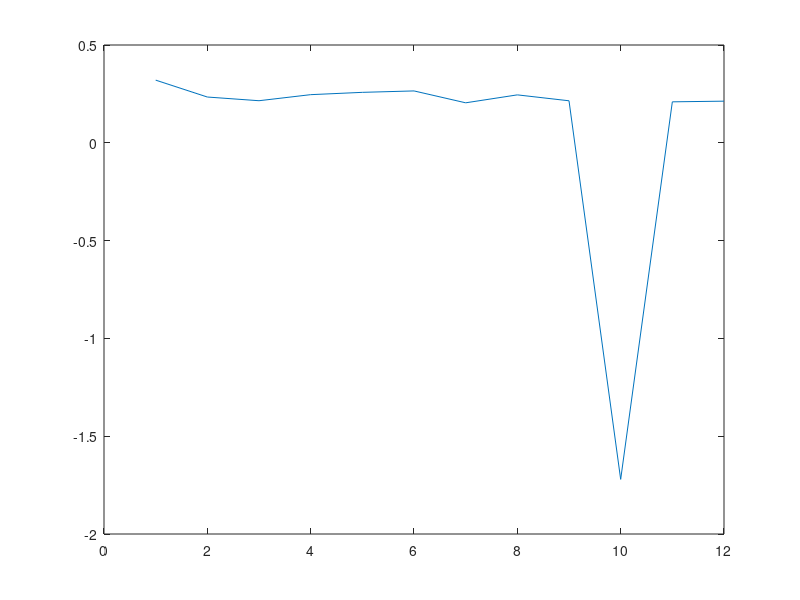
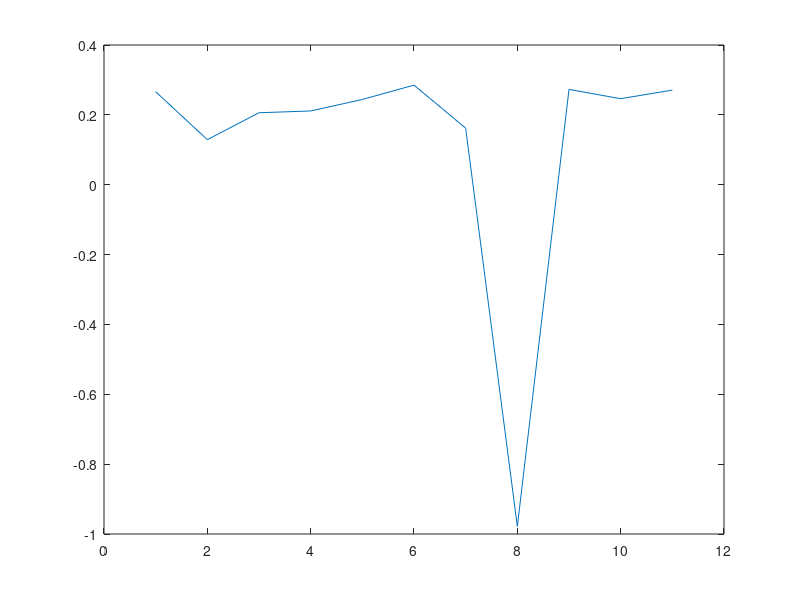
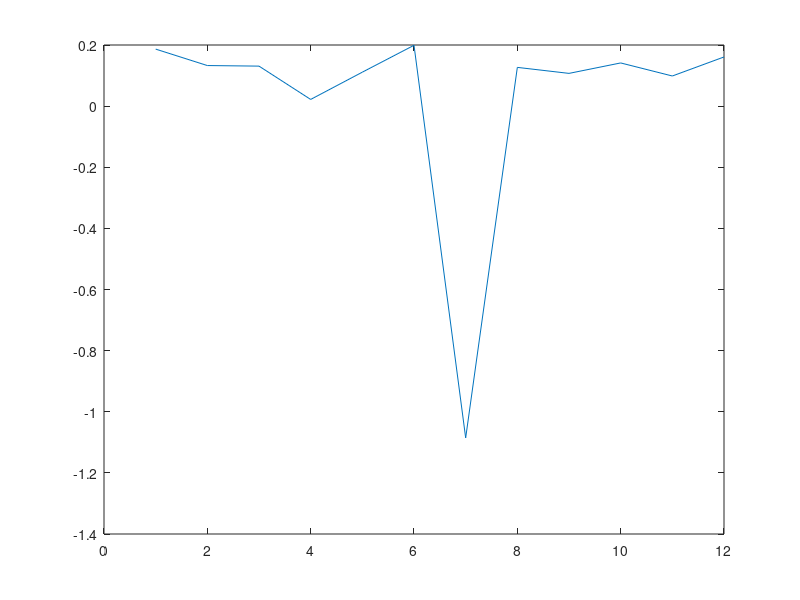
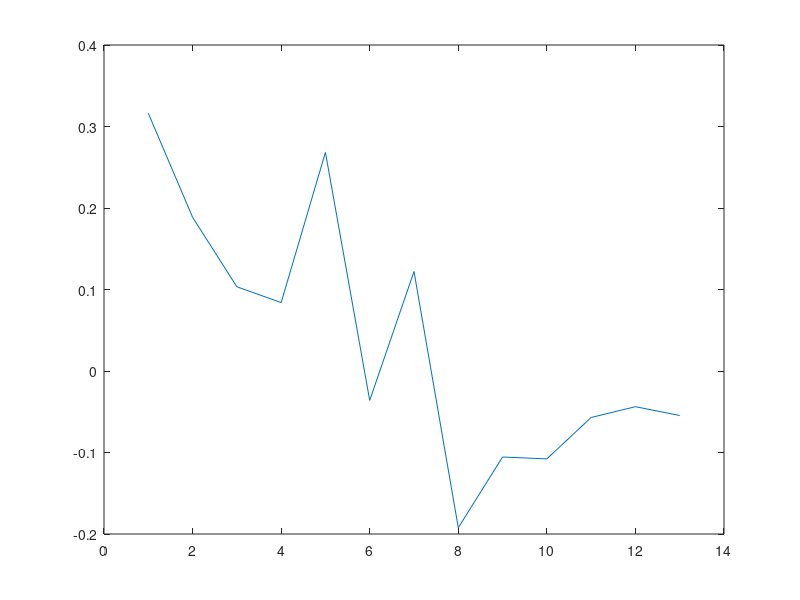

MATLAB code for these plots, in order:
format long g;

%% Leer CSV
i = 0;
sujeto = [];
tiempo = [];
practica = [];
delay = [];
img = [];
snd = [];
target = [];
total_trials = [];
target_time = cell(1,1);
time_firstPress = cell(1,1);
time_lastPress = cell(1,1);
f = fopen('data/bloques.csv');

while 1    
    suj = fscanf(f, '%i,', [1 1]);
    if isempty(suj)
       break 
    end
    i = i + 1;
    
    sujeto(i) = suj;
    tiempo(i) = fscanf(f, '%f,', [1 1]);
    practica(i) = fscanf(f, '%i,', [1 1]);
    delay(i) = fscanf(f, '%f,', [1 1]);
    img(i) = fscanf(f, '%i,', [1 1]);
    snd(i) = fscanf(f, '%i,', [1 1]);
    target(i) = fscanf(f, '%i,', [1 1]);
    total_trials(i) = fscanf(f, '%i,', [1 1]);
    target_time{i} = fscanf(f, '%f:', [1 total_trials(i)]);
    fscanf(f, ',');
    time_firstPress{i} = fscanf(f, '%f:', [1 total_trials(i)]);
    fscanf(f, ',');
    time_lastPress{i} = fscanf(f, '%f:', [1 total_trials(i)]);
    fscanf(f, ',');
    fscanf(f, '\n');
end
fclose(f);


%% Meter cada trial en el struct Trials
num_bloques = i;
j = 1;
s = 0;
Trials = struct();
for b = 1 : num_bloques
   if s ~= sujeto(b)
       bloque_del_sujeto = 1;
       s = sujeto(b);
   else
       bloque_del_sujeto = bloque_del_sujeto + 1;
   end
   deltas = time_firstPress{b} - target_time{b};
   deltas(find(deltas < -100000)) = [];
   delta_bloque(b) = mean(deltas);
   
   for k = 1 : total_trials(b)

       Trials(j).Sujeto = sujeto(b);
       Trials(j).Tiempo = tiempo(b);
       Trials(j).EsDePractica = practica(b);
       Trials(j).Delay = delay(b);
       Trials(j).HayImagen = img(b);
       Trials(j).HaySonido = snd(b);
       Trials(j).SeguirImagen = target(b);
       Trials(j).NumBloque = bloque_del_sujeto;
       Trials(j).NumBloqueOriginal = b;
       Trials(j).NumTrial = k;
       
       Trials(j).TiempoObjetivo = target_time{b}(k);
       Trials(j).PrimerTap = time_firstPress{b}(k);
       Trials(j).UltimoTap = time_lastPress{b}(k);

       j = j + 1;    
   end
end

clear sujeto tiempo practica delay img snd target bloque_del_sujeto total_trials target_time time_firstPress time_lastPress f b i j k s num_bloques suj

%% Plot de todos los deltas
for s = 1001 : 1010
    j = 1;
    deltas = [];
    ultimo_nbo = 0;
	for i = 1 : size(Trials, 2)
	    if Trials(i).Sujeto ~= s % mirar solo un sujeto
	        continue
	    end
	    
	    if Trials(i).PrimerTap == -1 % no apreto nada
	        continue
	    end
	   
	    delta = Trials(i).PrimerTap - Trials(i).TiempoObjetivo;
	    
	    if delta < -0.5  % sacar picos en -2
	        continue
	    end
	    nbo = Trials(i).NumBloqueOriginal;
        if nbo == ultimo_nbo
            continue
        end
        ultimo_nbo = nbo;
	    deltas(j) = delta_bloque(nbo);
        j = j + 1;
	end
    if ~isempty(deltas)
        figure;
        plot(deltas);
    end
	clear i j deltas
end
